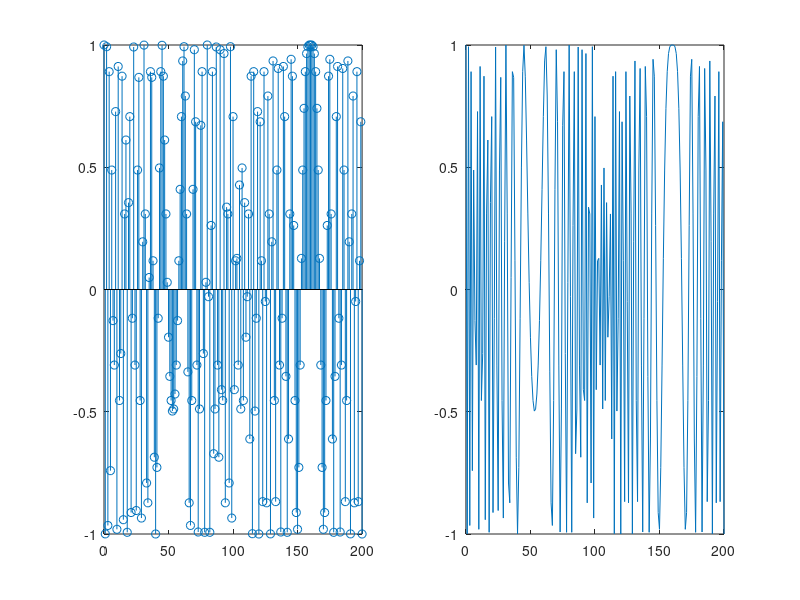

The MATLAB source for this figure:
clear all

psi = 0;
f1 = 4000; % Hz
fs = 8000; % sample/sec
mu = 600000; % Hz/s
T = 0.05; % sec

t = 0:0.0001:T;

f = mu*t + f1;

n = 0:1:T*f;

x = cos(pi*mu*(1/fs).^2*n.^2 + 2*pi*(f1/fs)*n + psi);

subplot(1,2,1)
stem(n,x)

subplot(1,2,2)
plot(n,x)